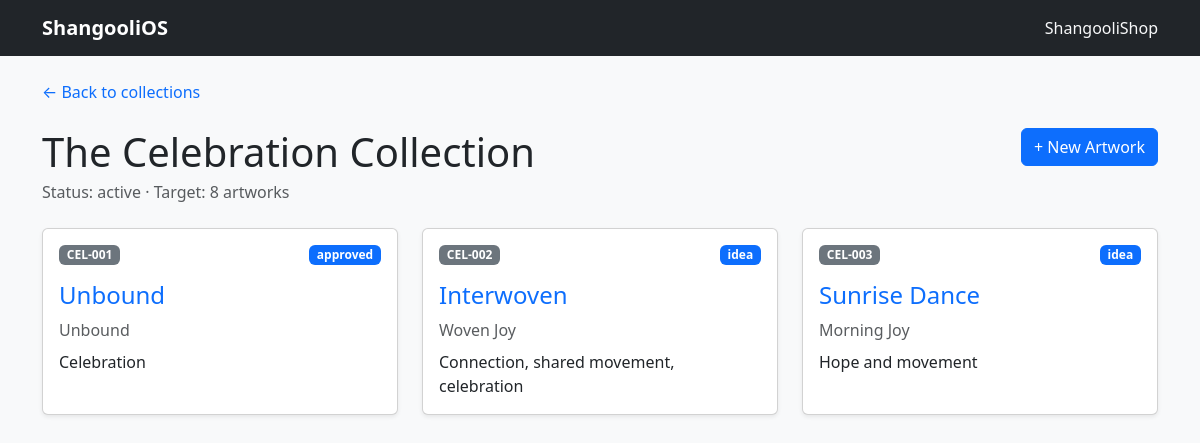
Page /collections/CEL on the earlier database version.
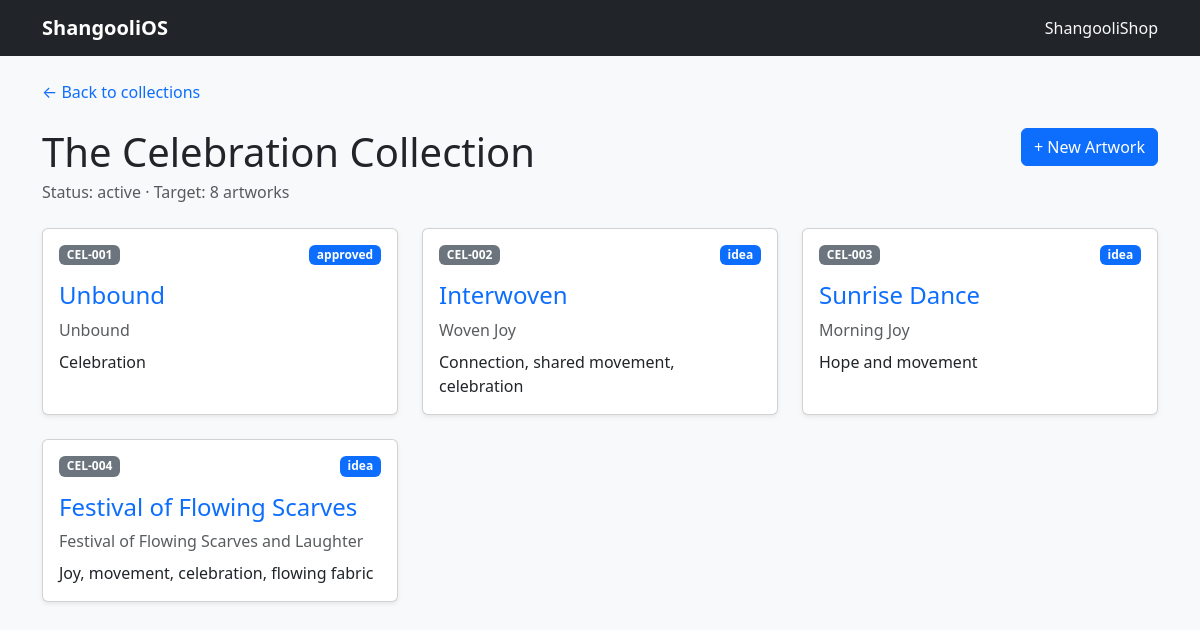
Same page on the later database version.
### tables this page shows
CREATE TABLE collections (
    id INTEGER PRIMARY KEY AUTOINCREMENT,
    brand_id INTEGER,
    code TEXT NOT NULL UNIQUE,
    name TEXT NOT NULL UNIQUE,
    collection_type TEXT NOT NULL,
    vertical TEXT NOT NULL,
    target_artwork_count INTEGER,
    status TEXT NOT NULL DEFAULT 'planned',
    notes TEXT,
    created_at TEXT NOT NULL DEFAULT CURRENT_TIMESTAMP,
    updated_at TEXT NOT NULL DEFAULT CURRENT_TIMESTAMP,

    FOREIGN KEY (brand_id)
        REFERENCES brands(id)
);

CREATE TABLE artworks (
    id INTEGER PRIMARY KEY AUTOINCREMENT,
    artwork_code TEXT NOT NULL UNIQUE,
    collection_id INTEGER NOT NULL,
    sequence_number INTEGER NOT NULL,
    public_title TEXT NOT NULL,
    working_title TEXT,
    theme TEXT,
    status TEXT NOT NULL DEFAULT 'idea',
    created_at TEXT NOT NULL DEFAULT CURRENT_TIMESTAMP,
    updated_at TEXT NOT NULL DEFAULT CURRENT_TIMESTAMP, story TEXT,

    FOREIGN KEY (collection_id)
        REFERENCES collections(id),

    UNIQUE (collection_id, sequence_number)
);

### web/app.py (the view)
@app.get("/collections/{collection_code}")
def collection_page(request: Request, collection_code: str):
    collection, artworks = get_collection(collection_code)
    if collection is None:
        raise HTTPException(status_code=404, detail="Collection not found")
    return templates.TemplateResponse(
        request=request,
        name="collection.html",
        context={
            "collection": collection,
            "artworks": artworks,
        },
    )

### web/templates/collection.html (shortened to what this page needs)
{% extends "base.html" %}
{% block content %}
<div class="mb-4">
    <a href="/" class="text-decoration-none">← Back to collections</a>
</div>
<div class="d-flex justify-content-between align-items-start mb-4">
    <div>
        <h1 class="mb-1">{{ collection["name"] }}</h1>
        <p class="text-muted mb-0">
            Status: {{ collection["status"] }} ·
            Target: {{ collection["target_artwork_count"] }} artworks
        </p>
    </div>
	<a
    		href="/collections/{{ collection['code'] }}/new"
    		class="btn btn-primary"
	>
    		+ New Artwork
	</a>
</div>
<div class="row g-4">
    {% for artwork in artworks %}
    <div class="col-md-6 col-lg-4">
        <div class="card shadow-sm h-100">
            <div class="card-body">
                <div class="d-flex justify-content-between align-items-start mb-3">
                    <span class="badge bg-secondary">
                        {{ artwork["artwork_code"] }}
                    </span>
                    <span class="badge bg-primary">
                        {{ artwork["status"] }}
                    </span>
                </div>
                <h4 class="card-title">
                    <a
                        href="/artworks/{{ artwork['artwork_code'] }}"
                        class="text-decoration-none"
                    >
                        {{ artwork["public_title"] }}
                    </a>
                </h4>
                {% if artwork["working_title"] %}
                <p class="text-muted mb-2">
                    {{ artwork["working_title"] }}
                </p>
                {% endif %}
                {% if artwork["theme"] %}
                <p class="mb-0">
                    {{ artwork["theme"] }}
                </p>
                {% endif %}
            </div>
        </div>
    </div>
    {% else %}
    <div class="col-12">
        <div class="alert alert-light border">
            No artworks yet.
        </div>
    </div>
    {% endfor %}
</div>
{% endblock %}

### web/templates/base.html (shortened to what this page needs)
<!DOCTYPE html>
<html lang="en">
<head>
    <link
        href="https://cdn.jsdelivr.net/npm/bootstrap@5.3.3/dist/css/bootstrap.min.css"
        rel="stylesheet"
    >
</head>
<body class="bg-light">
    <nav class="navbar navbar-dark bg-dark">
        <div class="container">
            <a class="navbar-brand fw-semibold" href="/">
                ShangooliOS
            </a>
            <span class="navbar-text text-light">
                ShangooliShop
            </span>
        </div>
    </nav>
    <main class="container py-4">
        {% block content %}{% endblock %}
    </main>
</body>
</html>

Differences in the rows shown:
added artworks: artwork_code "CEL-004", status "idea", public_title "Festival of Flowing Scarves", working_title "Festival of Flowing Scarves and Laughter", theme "Joy, movement, celebration, flowing fabric"
